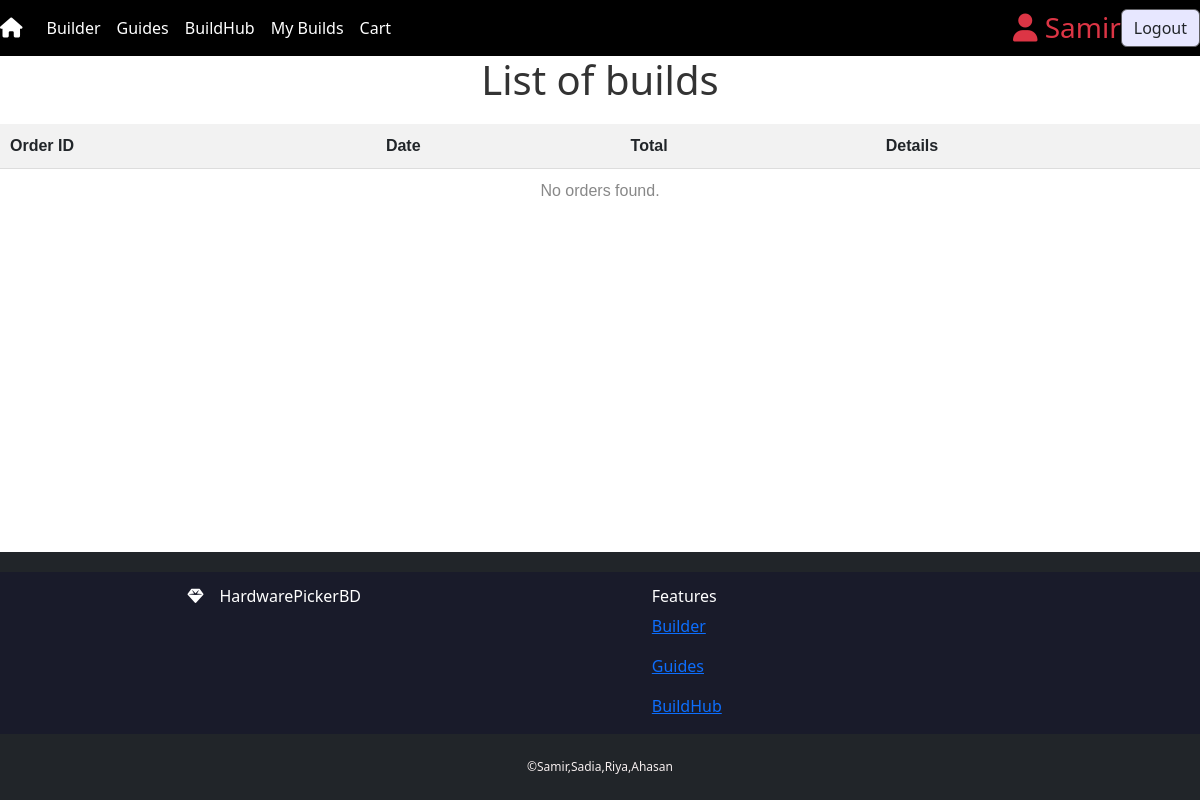
/products/orders/ (signed in), run on an earlier commit of the app's database.
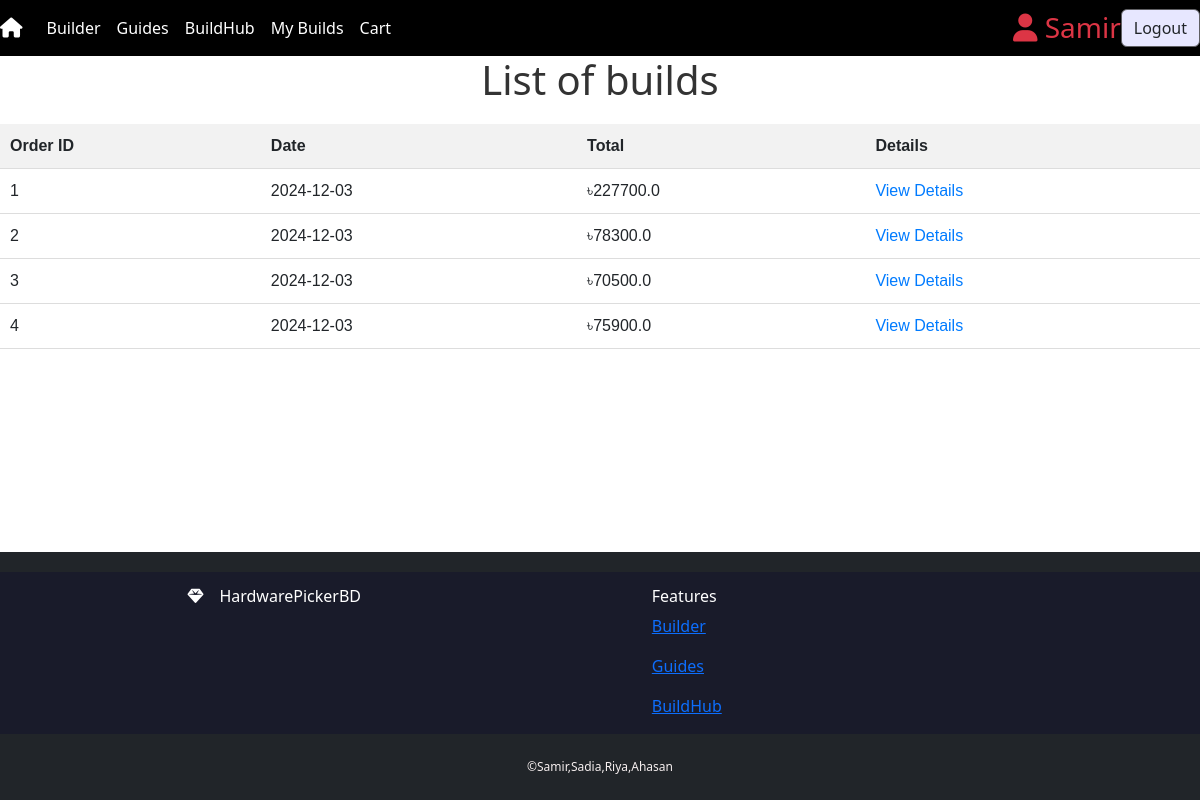
And on a later commit of the database.
### products/models.py (models this page shows, shortened)
class Order(models.Model):
    user = models.ForeignKey(User, on_delete=models.CASCADE, related_name="orders")
    created_at = models.DateTimeField(auto_now_add=True)
    total_amount = models.FloatField()
    status = models.CharField(max_length=50, default="Pending")  # e.g., Pending, Completed, Cancelled

### products/views.py (the view)
# urls.py: path('orders/', views.order_list, name='order_list'),
@login_required
def order_list(request):
    orders = request.user.orders.all()
    return render(request, "order_list.html", {"orders": orders})

### templates/order_list.html
{% extends 'base.html' %}
{% block content %}
<h1 style="text-align: center; color: #333; margin-bottom: 20px;">List of builds</h1>
<table style="width: 100%; border-collapse: collapse; font-family: Arial, sans-serif;">
    <thead>
        <tr style="background-color: #f2f2f2; border-bottom: 1px solid #ddd;">
            <th style="padding: 10px; text-align: left;">Order ID</th>
            <th style="padding: 10px; text-align: left;">Date</th>
            <th style="padding: 10px; text-align: left;">Total</th>
            <th style="padding: 10px; text-align: left;">Details</th>
        </tr>
    </thead>
    <tbody>
        {% for order in orders %}
        <tr style="border-bottom: 1px solid #ddd;">
            <td style="padding: 10px;">{{ order.id }}</td>
            <td style="padding: 10px;">{{ order.created_at|date:"Y-m-d" }}</td>
            <td style="padding: 10px;">৳{{ order.total_amount }}</td>
            <td style="padding: 10px;">
                <a href="{% url 'order_details' order.id %}" style="color: #007bff; text-decoration: none;">View Details</a>
            </td>
        </tr>
        {% empty %}
        <tr>
            <td colspan="4" style="padding: 10px; text-align: center; color: #888;">No orders found.</td>
        </tr>
        {% endfor %}
    </tbody>
</table>
{% endblock %}

What changed in the data, as far as the page shows it:
added Order: id "1", created_at "2024-12-03", total_amount "227700.0"
added Order: id "2", created_at "2024-12-03", total_amount "78300.0"
added Order: id "3", created_at "2024-12-03", total_amount "70500.0"
added Order: id "4", created_at "2024-12-03", total_amount "75900.0"
Also different on the page:
text no longer shown: "No orders found."
